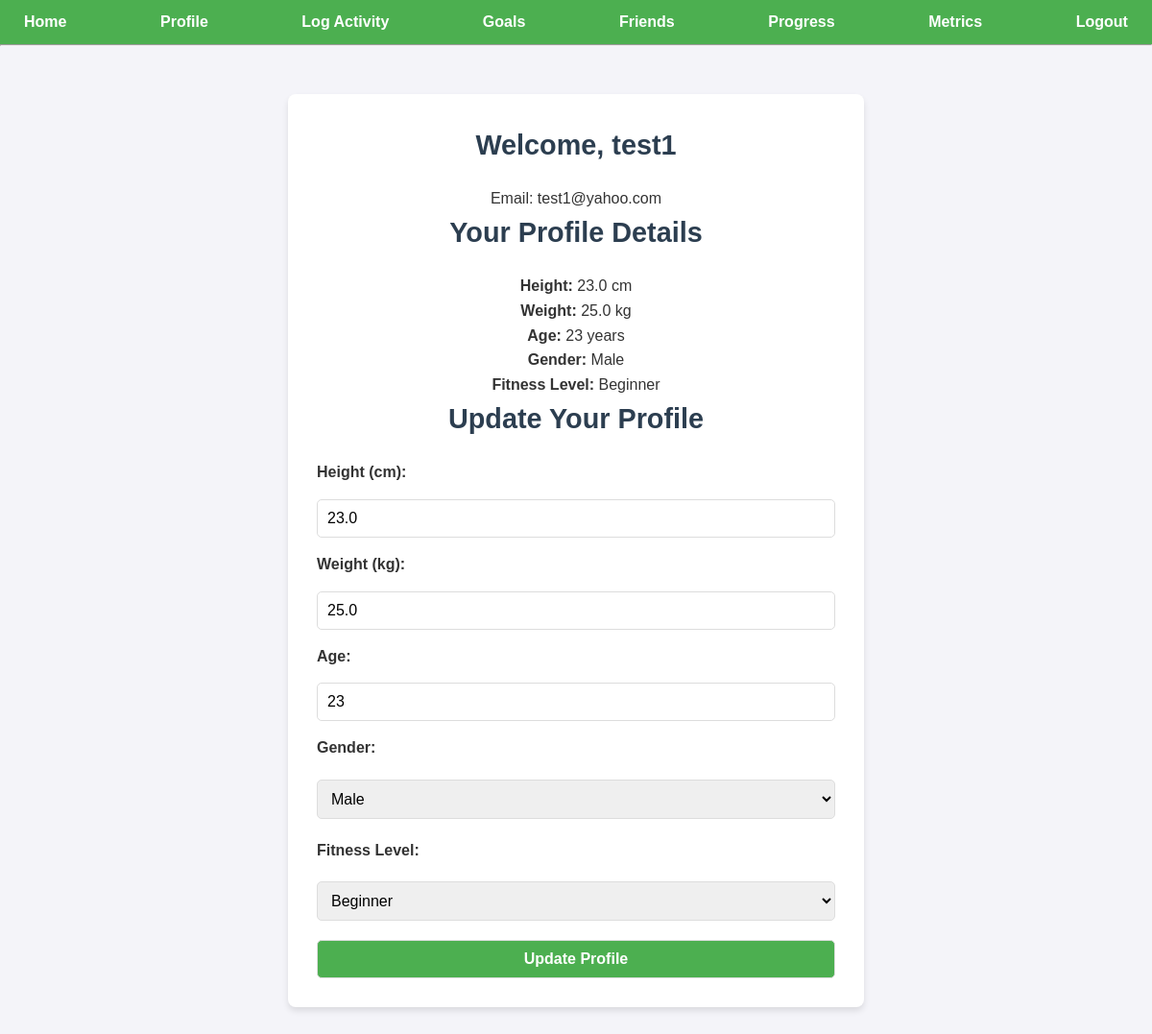
Screenshot of /profile (signed in) with the database file from the repository.
### models.py (models this page shows)
class User(db.Model):
    __tablename__ = 'users'
    id = db.Column(db.Integer, primary_key=True)  # Unique ID for each user
    name = db.Column(db.String(100), nullable=False)  # User's name
    email = db.Column(db.String(100), unique=True, nullable=False)  # Unique email
    password = db.Column(db.String(200), nullable=False)  # Hashed password
    height = db.Column(db.Float, nullable=True)  # User's height in cm
    weight = db.Column(db.Float, nullable=True)  # User's weight in kg
    age = db.Column(db.Integer, nullable=True)  # User's age
    gender = db.Column(db.String(10), nullable=True)  # User's gender
    fitness_level = db.Column(db.String(20), nullable=True)  # Fitness level
    activities = db.relationship('Activity', back_populates='user', cascade="all, delete-orphan")
    fitness_goals = db.relationship('Goal', back_populates='user', cascade="all, delete-orphan")
    friends = db.relationship('Friendship', foreign_keys='Friendship.user_id', back_populates='user', cascade="all, delete-orphan")

### app.py (the view, shortened to what this page needs)
@app.route('/profile', methods=['GET', 'POST'])
def profile():
    if 'user_id' not in session:
        flash('Please log in to access your profile.')
        return redirect(url_for('login'))
    user = User.query.get(session['user_id'])
    activities = Activity.query.filter_by(user_id=user.id).all()
    return render_template('profile.html', user=user, activities=activities)

### app.py (called while the page is built)
@app.before_request
def create_tables_once():
    global first_request_done
    if not first_request_done:
        db.create_all()
        first_request_done = True

### templates/profile.html (shortened to what this page needs)
{% extends "base.html" %}
{% block content %}
<div class="container">
    <h1>Welcome, {{ user.name }}</h1>
    <p>Email: {{ user.email }}</p>
    <h2>Your Profile Details</h2>
    <p><strong>Height:</strong> {{ user.height or "Not set" }} cm</p>
    <p><strong>Weight:</strong> {{ user.weight or "Not set" }} kg</p>
    <p><strong>Age:</strong> {{ user.age or "Not set" }} years</p>
    <p><strong>Gender:</strong> {{ user.gender or "Not set" }}</p>
    <p><strong>Fitness Level:</strong> {{ user.fitness_level or "Not set" }}</p>
    <h2>Update Your Profile</h2>
    <form method="POST">
        <label for="height">Height (cm):</label>
        <input type="number" name="height" id="height" value="{{ user.height or '' }}" step="0.1">
        <label for="weight">Weight (kg):</label>
        <input type="number" name="weight" id="weight" value="{{ user.weight or '' }}" step="0.1">
        <label for="age">Age:</label>
        <input type="number" name="age" id="age" value="{{ user.age or '' }}">
        <label for="gender">Gender:</label>
        <select name="gender" id="gender">
            <option value="Male" {% if user.gender == 'Male' %}selected{% endif %}>Male</option>
        </select>
        <label for="fitness_level">Fitness Level:</label>
        <select name="fitness_level" id="fitness_level">
            <option value="Beginner" {% if user.fitness_level == 'Beginner' %}selected{% endif %}>Beginner</option>
        </select>
        <button type="submit">Update Profile</button>
    </form>
</div>
{% endblock %}

### static/style.css (style rules this page uses)
* { margin: 0; padding: 0; box-sizing: border-box; }
body { font-family: Arial, sans-serif; background-color: #f4f4f9; color: #333; line-height: 1.6; margin: 0; padding: 0; }
.container { max-width: 600px; margin: 50px auto; padding: 30px; background: white; border-radius: 8px; box-shadow: 0 4px 6px rgba(0, 0, 0, 0.1); display: flex; flex-direction: column; align-items: center; text-align: center; }
form { display: flex; flex-direction: column; width: 100%; gap: 15px; }
form label { font-weight: bold; align-self: flex-start; }
form input, form select, form button { padding: 10px; border: 1px solid #ddd; border-radius: 5px; font-size: 1rem; width: 100%; }
form button { background-color: #4CAF50; color: white; cursor: pointer; font-weight: bold; }
h1, h2 { font-size: 1.8rem; margin-bottom: 20px; color: #2c3e50; text-align: center; }
select { padding: 5px; margin: 5px 0; border-radius: 5px; border: 1px solid #ddd; }

### rows the page displays
User: name "test1", email "test1@yahoo.com", height "23.0", weight "25.0", age "23", gender "Male", fitness_level "Beginner"
